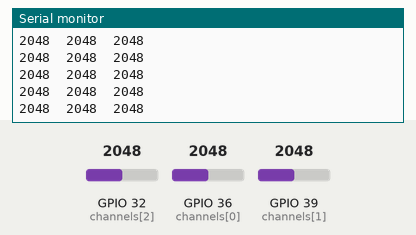
Simulated run of this program. Board: ESP32. On the bench: the last lines printed to the serial monitor. The test bench sets the inputs (shaded band); at power-on: GPIO 32 (channels[2]) = 2048, GPIO 36 (channels[0]) = 2048, GPIO 39 (channels[1]) = 2048.

Above: at 1.2 s.
1.3 s: GPIO 32 (channels[2]) set to 1030
At 1.9 s:
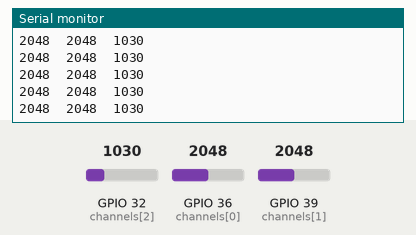
2.8 s: GPIO 32 (channels[2]) set to 966
At 3.6 s:
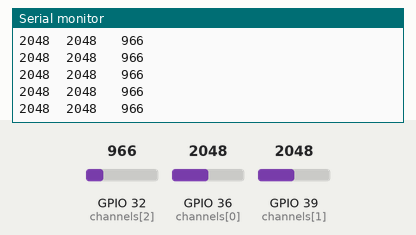
5.1 s: GPIO 36 (channels[0]) set to 1037
At 5.6 s:
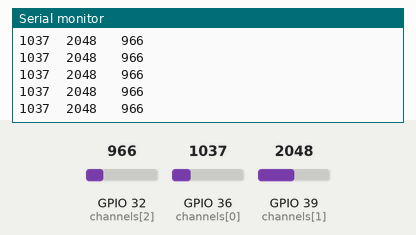
6.6 s: GPIO 36 (channels[0]) set to 943
At 7.2 s:
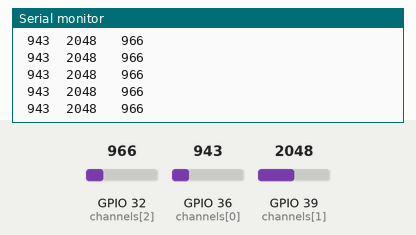
8.8 s: GPIO 39 (channels[1]) set to 1051
At 9.3 s:
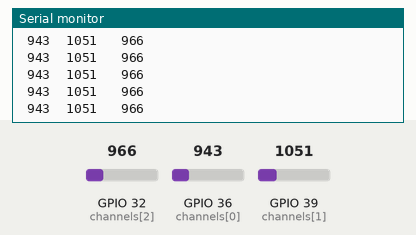
10.3 s: GPIO 39 (channels[1]) set to 933
At 10.9 s:
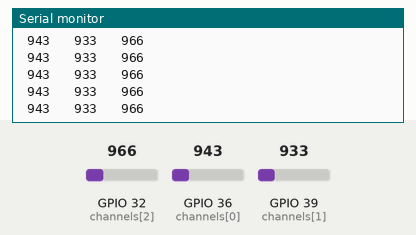

Measured:
- the behaviour switches between 1000 and 999 on GPIO 32 (channels[2]) (found by bisection; images 1 and 2)
- the behaviour switches between 1000 and 999 on GPIO 36 (channels[0]) (found by bisection; images 3 and 4)
- the behaviour switches between 1000 and 999 on GPIO 39 (channels[1]) (found by bisection; images 5 and 6)
- after the input at 1.3 s, the serial monitor: prints a new line after 0.28 s (image 1)
- after the input at 2.8 s, the serial monitor: prints a new line after 0.34 s (image 2)
- after the input at 5.1 s, the serial monitor: prints a new line after 0.12 s (image 3)
- after the input at 6.6 s, the serial monitor: prints a new line after 0.18 s (image 4)
- after the input at 8.8 s, the serial monitor: prints a new line after 0.07 s (image 5)
- after the input at 10.3 s, the serial monitor: prints a new line after 0.13 s (image 6)

The program:

main.cpp
```cpp
#include <Arduino.h>
#include <userdatatypes/sampletype.h>
#include <acquisition/sampler.h>

// dimensione del buffer dati
const u_int32_t BUFFER_LENGTH = 10;

// buffer dei campioni
Sample sampleBuffer[BUFFER_LENGTH];
// puntatore alla prossima cella libera del buffer
Sample *pSampleBuffer;

// indice nel buffer dati
uint32_t indice = 0;

void setup() {
  Serial.begin(115200);
  Serial.printf("Sampler %d campioni\n", BUFFER_LENGTH);

}

void loop() {
  // rewind del puntatore e dell'indice
  pSampleBuffer = &sampleBuffer[0];
  indice = 0;

  // acquisizione dei campioni nel buffer
  do {
    getSample(pSampleBuffer);
    delay(1);
    indice++;
    pSampleBuffer++;
  } while (indice<BUFFER_LENGTH);

  // stampa dei dati
  for(indice = 0; indice < BUFFER_LENGTH; indice++) {
    Serial.printf("%4d\t%4d\t%4d\n", sampleBuffer[indice].iax, sampleBuffer[indice].iay, sampleBuffer[indice].iaz);
  }

  delay(500);

}
```

sampler.cpp
```cpp
#include <acquisition/sampler.h>

// mappatura dei tre canali analogici Ax, Ay, Az
gpio_num_t channels[ ] = {GPIO_NUM_36, GPIO_NUM_39, GPIO_NUM_32};

void getSample(Sample *sample) {
    sample->iax = analogRead(channels[0]);
    sample->iay = analogRead(channels[1]);
    sample->iaz = analogRead(channels[2]);
}
```

sampler.h
```cpp
#ifndef _SAMPLER_H
#define _SAMPLER_H

#include <Arduino.h>
#include <userdatatypes/sampletype.h>

void getSample(Sample *sample);

#endif
```

sampletype.h
```cpp
#ifndef _SAMPLE_TYPE_H
#define _SAMPLE_TYPE_H

#include <Arduino.h>

typedef struct {
    int16_t iax;
    int16_t iay;
    int16_t iaz;
} Sample;

#endif
```
